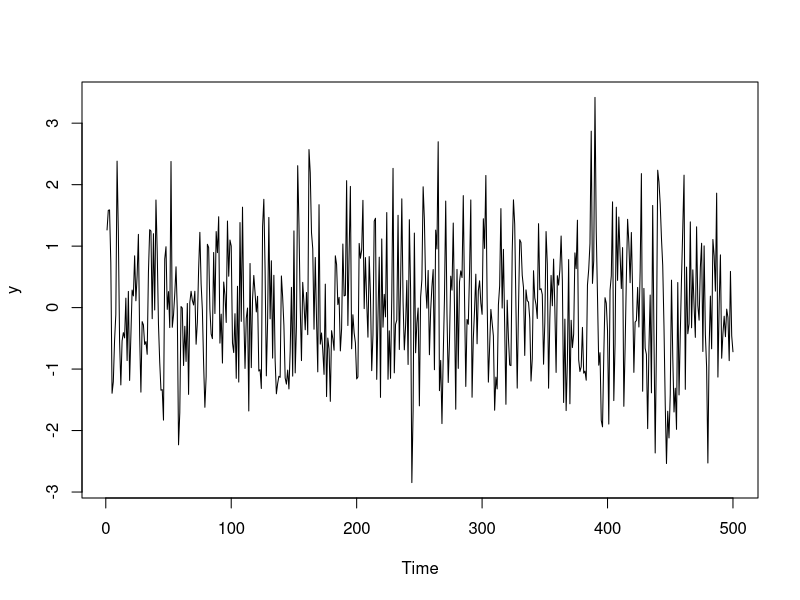
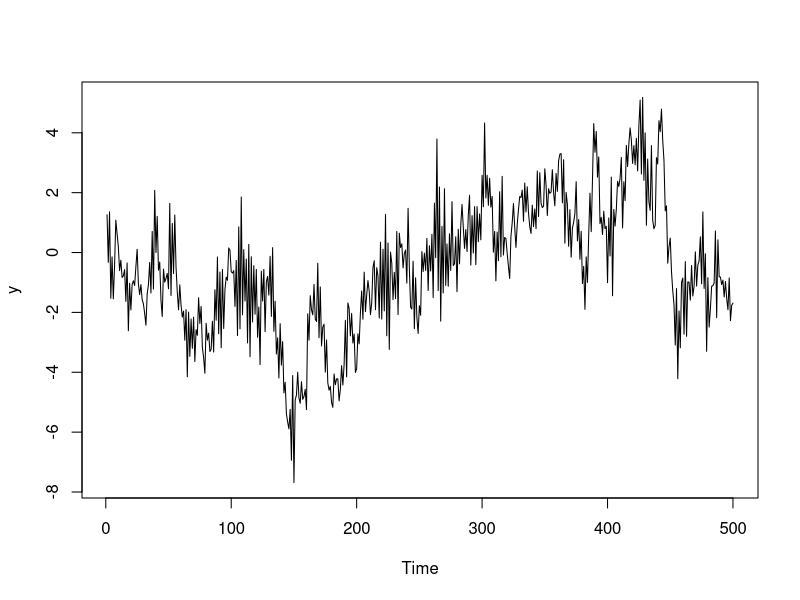
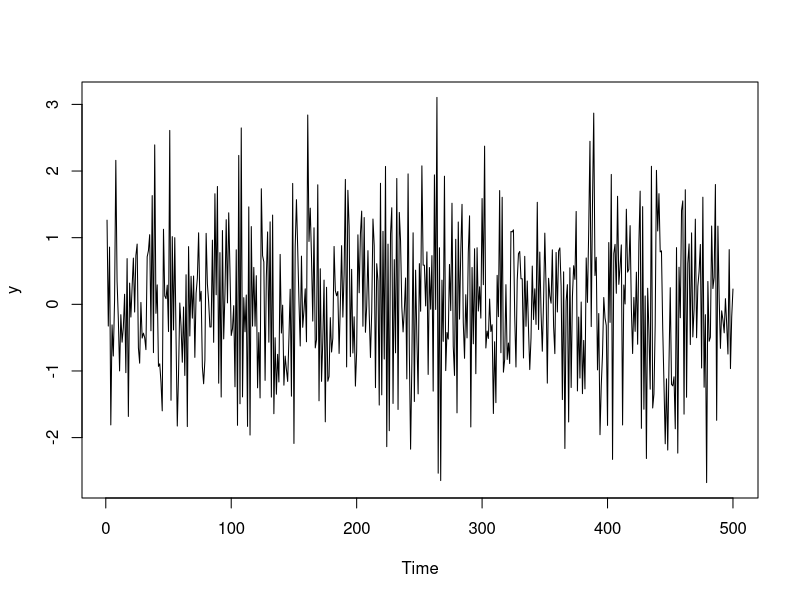

Write the R code that produced these figures, in order.
rm(list = ls())
T = 500

set.seed(0)
y =numeric(T)
e = numeric(T)

y[1] = rnorm(1, 0, 1)
e[1] = rnorm(1, 0, 1)


for (t in 2:T) {
  e[t] = rnorm(1, 0, 1)
  y[t] = (0.2 * y[t - 1]) + e[t]
}

ts.plot(y)

# AR(2) - nonstat
T = 500

set.seed(0)
y =numeric(T)
e = numeric(T)

y[1] = rnorm(1, 0, 1)
y[2] = rnorm(1, 0, 1)
e[1] = rnorm(1, 0, 1)
e[2] = rnorm(1, 0, 1)

for (t in 3:T) {
  e[t] = rnorm(1, 0, 1)
  y[t] = (0.2 * y[t - 1]) + (0.8 * y[t - 2]) + e[t]
}

ts.plot(y)

# Stat AR(2)
T = 500

set.seed(0)
y =numeric(T)
e = numeric(T)

y[1] = rnorm(1, 0, 1)
y[2] = rnorm(1, 0, 1)
e[1] = rnorm(1, 0, 1)
e[2] = rnorm(1, 0, 1)

for (t in 3:T) {
  e[t] = rnorm(1, 0, 1)
  y[t] = (-0.2 * y[t - 1]) + (0.3 * y[t - 2]) + e[t]
}

ts.plot(y)
